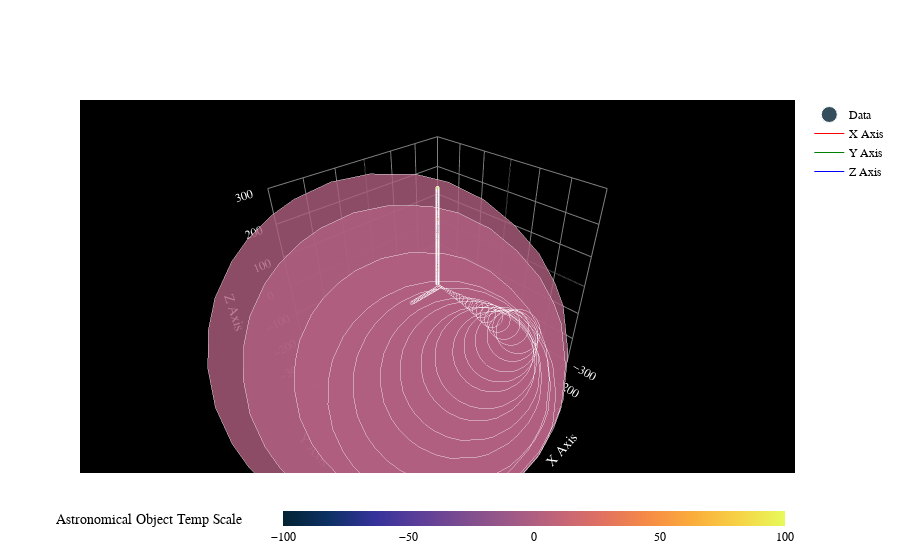

Notebook code cell kept with this figure:
### Code cell
scatter = go.Scatter3d(
        # Position values
    x=df2['x'],
    y=df2['y'],
    z=df2['z'],
    text=df2['text'],
        # Hover infos
    hovertemplate='%{text}<extra></extra>',
    mode='markers',
    marker=dict(
            # Size options
        size=df2['size'],
        sizemode='area',
        sizeref=sizeref,
        sizemin = 3,
            # color options
        color=df2['parameter'],
        colorscale='thermal',
        cmin=-100,
        cmax=100,
            # Color bar options
        colorbar=dict(
            orientation='h',  # horizontal
            title=dict(
                text='Astronomical Object Temp Scale',
                font=dict(color='black')
            ),
            thickness=15,
            tickcolor='black',
            tickfont=dict(color='black'),
            x=0.5,             # pusat horizontal
            xanchor='center',
            y=-0.2             # geser ke bawah
        ),
        opacity=0.8
    ),
    name='Data'
)

# Custom axis lines
axis_x = go.Scatter3d(x=[-400, 400], y=[0, 0], z=[0, 0], mode='lines',
                      line=dict(
                          color='red', 
                          width=1), 
                          name='X Axis',
                          hoverinfo='skip')
axis_y = go.Scatter3d(x=[0, 0], y=[-400, 400], z=[0, 0], mode='lines',
                      line=dict(
                          color='green', 
                          width=1), 
                          name='Y Axis',
                          hoverinfo='skip')
axis_z = go.Scatter3d(x=[0, 0], y=[0, 0], z=[-400, 400], mode='lines',
                      line=dict(
                          color='blue', 
                          width=1), 
                          name='Z Axis',
                          hoverinfo='skip')

fig = go.Figure(data=[scatter, axis_x, axis_y, axis_z])

# Tampilkan garis sumbu dan atur rentang dari -50 sampai 50
fig.update_layout(
    scene=dict(
        aspectmode='cube',
        xaxis=dict(
            range=[-300, 300],
            title=dict(
                text='X Axis',
                font=dict(color='white')
            ),
            tickfont=dict(color='white'),
            zeroline=True,
            zerolinecolor='black',
            zerolinewidth=1,
            backgroundcolor='black', 
            gridcolor='gray'
        ),
        yaxis=dict(
            range=[-300, 300],
            title=dict(
                text='Y Axis',
                font=dict(color='white')
            ),
            tickfont=dict(color='white'),
            zeroline=True,
            zerolinecolor='black',
            zerolinewidth=1,
            backgroundcolor='black', 
            gridcolor='gray'
        ),
        zaxis=dict(
            range=[-300, 300],
            title=dict(
                text='Z Axis',
                font=dict(color='white')
            ),
            tickfont=dict(color='white'),
            zeroline=True,
            zerolinecolor='black',
            zerolinewidth=1,
            backgroundcolor='black', 
            gridcolor='gray'
        ),
    bgcolor='black',
    ),
    font=dict(
        family='Book Antiqua',
        size=12,
        color='black'
    )    
)

print("Open the HTML file for better view")
fig.show()
fig.write_html("parameters example embed.html", include_plotlyjs='embed')
fig.write_html("parameters example cdn.html", include_plotlyjs='cdn')

### Figure 1 — Plotly figure (JSON) as saved in the notebook; plotly's stock layout.template omitted (floating-point values rounded to 4 significant figures; data arrays with more than 128 entries replaced by an {"elided": "..."} marker saying what was removed)
{"data": [{"hovertemplate": "%{text}<extra></extra>", "marker": {"cmax": 100, "cmin": -100, "color": {"elided": "206 mixed values"}, "colorbar": {"orientation": "h", "thickness": 15, "tickcolor": "black", "tickfont": {"color": "black"}, "title": {"font": {"color": "black"}, "text": "Astronomical Object Temp Scale"}, "x": 0.5, "xanchor": "center", "y": -0.2}, "colorscale": [[0, "rgb(3, 35, 51)"], [0.09091, "rgb(13, 48, 100)"], [0.1818, "rgb(53, 50, 155)"], [0.2727, "rgb(93, 62, 153)"], [0.3636, "rgb(126, 77, 143)"], [0.4545, "rgb(158, 89, 135)"], [0.5455, "rgb(193, 100, 121)"], [0.6364, "rgb(225, 113, 97)"], [0.7273, "rgb(246, 139, 69)"], [0.8182, "rgb(251, 173, 60)"], [0.9091, "rgb(246, 211, 70)"], [1, "rgb(231, 250, 90)"]], "opacity": 0.8, "size": {"elided": "206 int values"}, "sizemin": 3, "sizemode": "area", "sizeref": 8}, "mode": "markers", "name": "Data", "text": {"elided": "206 str values"}, "type": "scatter3d", "x": {"elided": "206 int values"}, "y": {"elided": "206 int values"}, "z": {"elided": "206 int values"}}, {"hoverinfo": "skip", "line": {"color": "red", "width": 1}, "mode": "lines", "name": "X Axis", "type": "scatter3d", "x": [-400, 400], "y": [0, 0], "z": [0, 0]}, {"hoverinfo": "skip", "line": {"color": "green", "width": 1}, "mode": "lines", "name": "Y Axis", "type": "scatter3d", "x": [0, 0], "y": [-400, 400], "z": [0, 0]}, {"hoverinfo": "skip", "line": {"color": "blue", "width": 1}, "mode": "lines", "name": "Z Axis", "type": "scatter3d", "x": [0, 0], "y": [0, 0], "z": [-400, 400]}], "layout": {"font": {"color": "black", "family": "Book Antiqua", "size": 12}, "scene": {"aspectmode": "cube", "bgcolor": "black", "xaxis": {"backgroundcolor": "black", "gridcolor": "gray", "range": [-300, 300], "tickfont": {"color": "white"}, "title": {"font": {"color": "white"}, "text": "X Axis"}, "zeroline": true, "zerolinecolor": "black", "zerolinewidth": 1}, "yaxis": {"backgroundcolor": "black", "gridcolor": "gray", "range": [-300, 300], "tickfont": {"color": "white"}, "title": {"font": {"color": "white"}, "text": "Y Axis"}, "zeroline": true, "zerolinecolor": "black", "zerolinewidth": 1}, "zaxis": {"backgroundcolor": "black", "gridcolor": "gray", "range": [-300, 300], "tickfont": {"color": "white"}, "title": {"font": {"color": "white"}, "text": "Z Axis"}, "zeroline": true, "zerolinecolor": "black", "zerolinewidth": 1}}}}
